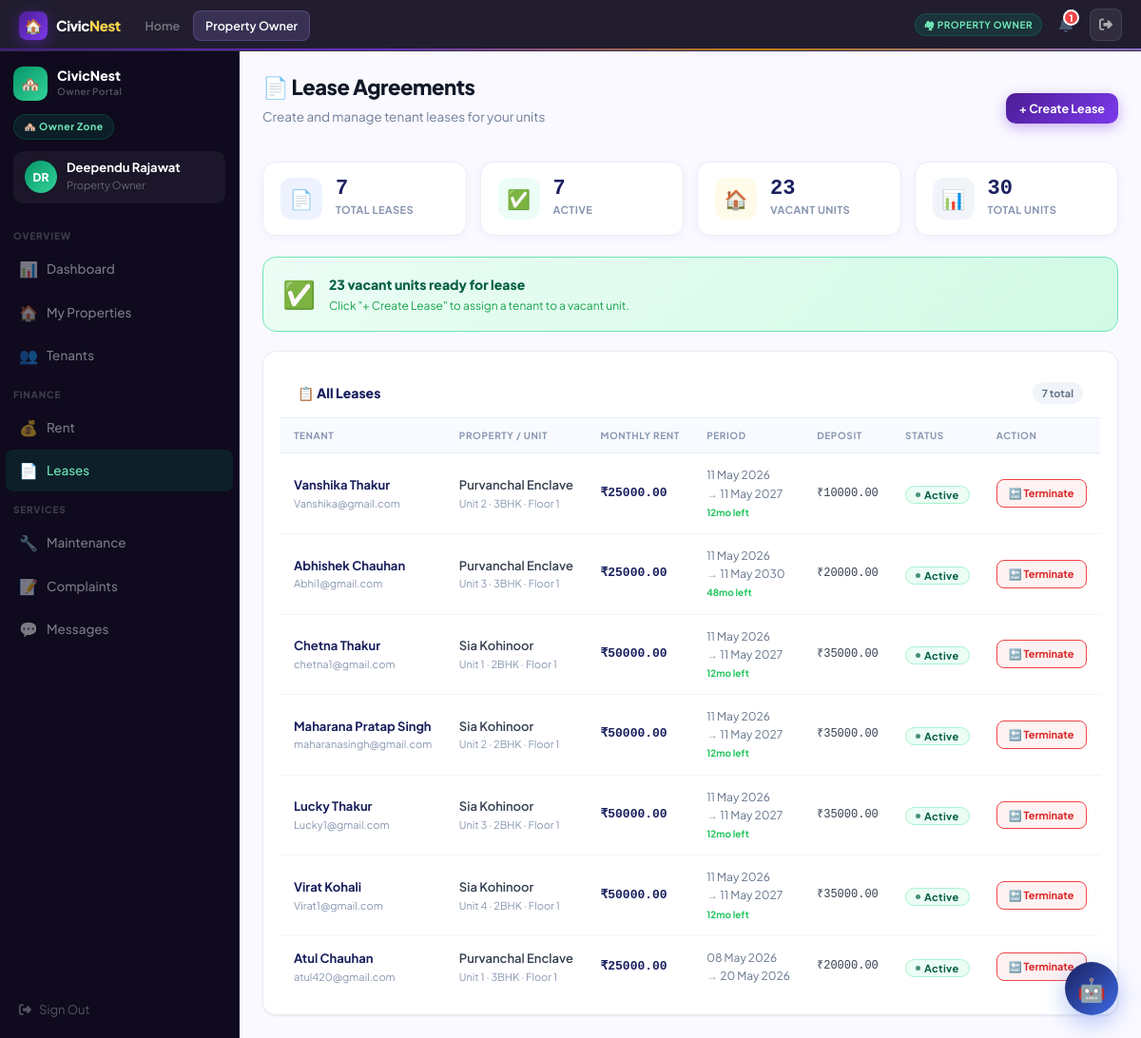
/owner/leases/ (signed in), run on the app's committed database.
### accounts/models.py (models this page shows, shortened)
class User(AbstractUser):
    ROLE_CHOICES = [
        ('admin','Platform Admin'),
        ('owner','Property Owner'),
        ('tenant','Tenant'),
        ('society_admin','Society Admin'),
    ]
    role = models.CharField(max_length=20, choices=ROLE_CHOICES, default='tenant')
    phone = models.CharField(max_length=15, blank=True)
    avatar_initials = models.CharField(max_length=3, blank=True)
    profile_photo = models.ImageField(upload_to='avatars/', blank=True, null=True)

### core/models.py (models this page shows, shortened)
class Lease(models.Model):
    STATUS_CHOICES = [('active','Active'),('expired','Expired'),('terminated','Terminated'),('pending','Pending')]
    unit = models.ForeignKey(Unit, on_delete=models.CASCADE, related_name='leases')
    tenant = models.ForeignKey(User, on_delete=models.CASCADE, related_name='leases')
    owner = models.ForeignKey(User, on_delete=models.CASCADE, related_name='owner_leases')
    start_date = models.DateField()
    end_date = models.DateField()
    monthly_rent = models.DecimalField(max_digits=10, decimal_places=2)
    security_deposit = models.DecimalField(max_digits=10, decimal_places=2, default=0)
    status = models.CharField(max_length=20, choices=STATUS_CHOICES, default='active')
    terms = models.TextField(blank=True)
    created_at = models.DateTimeField(auto_now_add=True)
    def months_remaining(self):
        today = timezone.now().date()
        if self.end_date > today:
            diff = (self.end_date.year - today.year) * 12 + (self.end_date.month - today.month)
            return max(diff, 0)
        return 0

class Unit(models.Model):
    property = models.ForeignKey(Property, on_delete=models.CASCADE, related_name='units')
    unit_number = models.CharField(max_length=20)
    floor = models.CharField(max_length=10, blank=True)
    bedrooms = models.PositiveIntegerField(default=1)
    bathrooms = models.PositiveIntegerField(default=1)
    area_sqft = models.PositiveIntegerField(default=0)
    monthly_rent = models.DecimalField(max_digits=10, decimal_places=2)
    security_deposit = models.DecimalField(max_digits=10, decimal_places=2, default=0)
    is_occupied = models.BooleanField(default=False)
    amenities = models.CharField(max_length=300, blank=True)

class Property(models.Model):
    TYPE_CHOICES = [('apartment','Apartment'),('villa','Villa'),('commercial','Commercial'),('pg','PG/Hostel')]
    owner = models.ForeignKey(User, on_delete=models.CASCADE, related_name='properties')
    name = models.CharField(max_length=200)
    address = models.TextField()
    city = models.CharField(max_length=100)
    state = models.CharField(max_length=100)
    pincode = models.CharField(max_length=10)
    property_type = models.CharField(max_length=20, choices=TYPE_CHOICES, default='apartment')
    total_units = models.PositiveIntegerField(default=1)
    description = models.TextField(blank=True)
    society_admin = models.ForeignKey(User, on_delete=models.SET_NULL, null=True, blank=True, related_name='managed_properties')
    is_active = models.BooleanField(default=True)
    created_at = models.DateTimeField(auto_now_add=True)

### core/views.py (the view, shortened to what this page needs)
# urls.py: path('owner/leases/', views.owner_leases, name='owner_leases'),
@role_required("owner")
def owner_leases(request):
    leases = Lease.objects.filter(owner=request.user).select_related("tenant","unit__property").order_by("-start_date")
    all_units = Unit.objects.filter(property__owner=request.user).select_related("property")
    vacant_units = all_units.filter(is_occupied=False)
    tenants = User.objects.filter(role="tenant")
    props = Property.objects.filter(owner=request.user)
    return render(request, "owner/leases.html", {
        "leases": leases, "units": vacant_units, "all_units": all_units,
        "tenants": tenants, "props": props,
        "vacant_count": vacant_units.count(), "total_units": all_units.count(),
    })

### core/views.py (called while the page is built)
def role_required(*roles):
    def decorator(view):
        @functools.wraps(view)
        def wrapper(request, *args, **kwargs):
            if not request.user.is_authenticated:
                return redirect("/accounts/login/")
            if request.user.is_staff or request.user.is_superuser:
                return view(request, *args, **kwargs)
            if request.user.role not in roles:
                messages.error(request, "Access denied.")
                return redirect("/")
            return view(request, *args, **kwargs)
        return wrapper
    return decorator

### templates/owner/leases.html (shortened to what this page needs)
{% extends "base.html" %}
{% block nav_owner %}active{% endblock %}
{% block content %}
{% with active="leases" %}
<div class="shell">
  {% include "partials/sidebar_owner.html" %}
  <div class="main"><div class="panel fade-up">
    <div class="pg-intro d-flex align-items-center justify-content-between flex-wrap gap-2" style="margin-bottom:20px">
      <div><h2>📄 Lease Agreements</h2><p>Create and manage tenant leases for your units</p></div>
      <button onclick="toggleForm()" class="btn-tp btn-primary btn-sm" id="toggleBtn">+ Create Lease</button>
    </div>
    <div class="lease-stats">
      <div class="ls-card">
        <div class="ls-icon" style="background:#EEF2FF">📄</div>
        <div><div class="ls-val">{{ leases|length }}</div><div class="ls-lbl">Total Leases</div></div>
      </div>
      <div class="ls-card">
        <div class="ls-icon" style="background:#ECFDF5">✅</div>
        <div>
          <div class="ls-val">{{ leases|length }}</div>
          <div class="ls-lbl">Active</div>
        </div>
      </div>
      <div class="ls-card">
        <div class="ls-icon" style="background:#FFFBEB">🏠</div>
        <div>
          <div class="ls-val">{{ vacant_count|default:"0" }}</div>
          <div class="ls-lbl">Vacant Units</div>
        </div>
      </div>
      <div class="ls-card">
        <div class="ls-icon" style="background:#F1F5F9">📊</div>
        <div>
          <div class="ls-val">{{ total_units|default:"0" }}</div>
          <div class="ls-lbl">Total Units</div>
        </div>
      </div>
    </div>
    {% if total_units == 0 %}
    <div class="banner banner-amber">
      <span class="banner-icon">⚠️</span>
      <div>
        <div class="banner-title">No units exist yet</div>
        <div class="banner-sub">
          Go to <a href="/owner/properties/" style="color:#92400E;font-weight:800;text-decoration:underline">My Properties</a>
          → Add a property (units are auto-created) or click "Add Unit" on an existing property.
        </div>
      </div>
    </div>
    {% else %}
    <div class="banner banner-green">
      <span class="banner-icon">✅</span>
      <div>
        <div class="banner-title">{{ vacant_count }} vacant unit{{ vacant_count|pluralize }} ready for lease</div>
        <div class="banner-sub">Click "+ Create Lease" to assign a tenant to a vacant unit.</div>
      </div>
    </div>
    {% endif %}
    <div class="card">
      <div style="padding:14px 18px;border-bottom:1.5px solid #E8EDF5;font-weight:800;
        font-size:14px;color:#1A1F5E;display:flex;align-items:center;justify-content:space-between">
        <span>📋 All Leases</span>
        <span style="background:#F1F5F9;color:#64748B;font-size:11px;font-weight:700;
          padding:3px 10px;border-radius:20px">{{ leases|length }} total</span>
      </div>
      <div style="overflow-x:auto">
        <table class="tp-table">
          <thead>
            <tr>
              <th>Tenant</th>
              <th>Property / Unit</th>
              <th>Monthly Rent</th>
              <th>Period</th>
              <th>Deposit</th>
              <th>Status</th>
              <th>Action</th>
            </tr>
          </thead>
          <tbody>
            {% for l in leases %}
            <tr>
              <td>
                <div style="font-weight:700;color:#1A1F5E">{{ l.tenant.get_full_name|default:l.tenant.username }}</div>
                <div style="font-size:11px;color:#8896B0">{{ l.tenant.email }}</div>
              </td>
              <td>
                <div style="font-weight:600">{{ l.unit.property.name }}</div>
                <div style="font-size:11px;color:#8896B0">
                  Unit {{ l.unit.unit_number }}{% if l.unit.bedrooms %} · {{ l.unit.bedrooms }}BHK{% endif %}
                  {% if l.unit.floor %} · Floor {{ l.unit.floor }}{% endif %}
                </div>
              </td>
              <td style="font-family:monospace;font-weight:700;color:#1A1F5E">₹{{ l.monthly_rent }}</td>
              <td style="font-size:12px;color:#64748B">
                {{ l.start_date|date:"d M Y" }}<br>
                <span style="color:#94A3B8">→</span> {{ l.end_date|date:"d M Y" }}
                {% if l.months_remaining > 0 %}
                <br><span style="font-size:10px;color:#22C55E;font-weight:700">{{ l.months_remaining }}mo left</span>
                {% endif %}
              </td>
              <td style="font-family:monospace;font-size:12px">₹{{ l.security_deposit }}</td>
              <td><span class="badge b-{{ l.status }}">{{ l.get_status_display }}</span></td>
              <td>
                {% if l.status == 'active' %}
                <form method="post" style="display:inline"
                  onsubmit="return confirm('⚠ Terminate this lease?\n\nUnit {{ l.unit.unit_number }} will become vacant again.')">
                  <button type="submit" class="btn-danger-sm">🔚 Terminate</button>
                </form>
                {% else %}
                <span style="color:#CBD5E1;font-size:12px">—</span>
                {% endif %}
              </td>
            </tr>
            {% endfor %}
          </tbody>
        </table>
      </div>
    </div>
  </div></div>
</div>
{% endwith %}
{% endblock %}

### templates/partials/sidebar_owner.html
<aside class="sidebar" id="tp-sidebar">
  <div class="sb-head">
    <div class="sb-logo"><div class="sb-logo-mark own">🏘️</div><div><div class="sb-logo-text">CivicNest</div><div class="sb-logo-sub">Owner Portal</div></div></div>
    <div class="sb-zone-pill zp-own">🏘️ Owner Zone</div>
    <div class="sb-user"><div class="sb-av av-own">{{ user.avatar_initials }}</div><div><div class="sb-uname">{{ user.get_full_name|default:user.username }}</div><div class="sb-urole">Property Owner</div></div></div>
  </div>
  <div class="sb-sec">Overview</div>
  <a class="ni {% if active == 'dash' %}active-own{% endif %}" href="/owner/"><span class="ni-icon">📊</span>Dashboard</a>
  <a class="ni {% if active == 'props' %}active-own{% endif %}" href="/owner/properties/"><span class="ni-icon">🏠</span>My Properties</a>
  <a class="ni {% if active == 'tenants' %}active-own{% endif %}" href="/owner/tenants/"><span class="ni-icon">👥</span>Tenants</a>
  <div class="sb-sec">Finance</div>
  <a class="ni {% if active == 'rent' %}active-own{% endif %}" href="/owner/rent/"><span class="ni-icon">💰</span>Rent</a>
  <a class="ni {% if active == 'leases' %}active-own{% endif %}" href="/owner/leases/"><span class="ni-icon">📄</span>Leases</a>
  <div class="sb-sec">Services</div>
  <a class="ni {% if active == 'maint' %}active-own{% endif %}" href="/owner/maintenance/"><span class="ni-icon">🔧</span>Maintenance</a>
  <a class="ni {% if active == 'complaints' %}active-own{% endif %}" href="/owner/complaints/"><span class="ni-icon">📝</span>Complaints</a>
  <a class="ni {% if active == 'chat' %}active-own{% endif %}" href="/owner/messages/"><span class="ni-icon">💬</span>Messages</a>
  <div class="sb-foot"><a href="/accounts/logout/" class="sb-logout"><i class="fa fa-right-from-bracket"></i> Sign Out</a></div>
</aside>

### templates/owner/leases.html (style rules this page uses)
.lease-stats { display:grid;grid-template-columns:repeat(4,1fr);gap:14px;margin-bottom:22px }
.ls-card { background:#fff;border:1.5px solid #E8EDF5;border-radius:14px;padding:16px 18px; display:flex;align-items:center;gap:14px;box-shadow:0 2px 10px rgba(61,107,229,.06) }
.ls-icon { width:44px;height:44px;border-radius:12px;display:flex;align-items:center; justify-content:center;font-size:20px;flex-shrink:0 }
.ls-val { font-size:22px;font-weight:800;color:#1A1F5E;font-family:monospace;line-height:1 }
.ls-lbl { font-size:11px;color:#8896B0;font-weight:700;letter-spacing:.4px; text-transform:uppercase;margin-top:2px }
.banner { border-radius:14px;padding:16px 20px;margin-bottom:20px; display:flex;align-items:center;gap:14px }
.banner-green { background:linear-gradient(135deg,#ECFDF5,#D1FAE5);border:1.5px solid #6EE7B7 }
.banner-icon { font-size:28px;flex-shrink:0 }
.banner-title { font-weight:800;font-size:14px }
.banner-sub { font-size:12px;margin-top:2px }
.banner-green .banner-title { color:#065F46 }
.banner-green .banner-sub { color:#16A34A }
.tp-table { width:100%;border-collapse:collapse }
.tp-table th { padding:10px 14px;font-size:10px;font-weight:700;color:#8896B0; text-transform:uppercase;letter-spacing:.6px;background:#F8FAFF;text-align:left; border-bottom:1.5px solid #E8EDF5 }
.tp-table td { padding:13px 14px;font-size:13px;color:#374151; border-bottom:1px solid #F1F5FD;vertical-align:middle }
.tp-table tr:last-child td { border-bottom:none }
.badge { display:inline-flex;align-items:center;gap:4px;padding:3px 10px; border-radius:20px;font-size:11px;font-weight:700 }
.b-active { background:#ECFDF5;color:#065F46 }
.btn-danger-sm { padding:5px 12px;border-radius:8px;font-size:11px;font-weight:700; cursor:pointer;border:1.5px solid #EF4444;background:#FEF2F2;color:#DC2626;transition:all .15s }

### data on the page
User: avatar_initials "DR", get_full_name "Deependu Rajawat"
Lease: tenant.get_full_name "Vanshika Thakur", tenant.email "Vanshika@gmail.com", unit.property.name "Purvanchal Enclave", unit.unit_number "2", unit.bedrooms "3", unit.floor "1", monthly_rent "25000.00", start_date "11 May 2026", end_date "11 May 2027", months_remaining "12", security_deposit "10000.00", status "Active"
Lease: tenant.get_full_name "Abhishek Chauhan", tenant.email "Abhi1@gmail.com", unit.property.name "Purvanchal Enclave", unit.unit_number "3", unit.bedrooms "3", unit.floor "1", monthly_rent "25000.00", start_date "11 May 2026", end_date "11 May 2030", months_remaining "48", security_deposit "20000.00", status "Active"
Lease: tenant.get_full_name "Chetna Thakur", tenant.email "chetna1@gmail.com", unit.property.name "Sia Kohinoor", unit.unit_number "1", unit.bedrooms "2", unit.floor "1", monthly_rent "50000.00", start_date "11 May 2026", end_date "11 May 2027", months_remaining "12", security_deposit "35000.00", status "Active"
Lease: tenant.get_full_name "Maharana Pratap Singh", tenant.email "maharanasingh@gmail.com", unit.property.name "Sia Kohinoor", unit.unit_number "2", unit.bedrooms "2", unit.floor "1", monthly_rent "50000.00", start_date "11 May 2026", end_date "11 May 2027", months_remaining "12", security_deposit "35000.00", status "Active"
Lease: tenant.get_full_name "Lucky Thakur", tenant.email "Lucky1@gmail.com", unit.property.name "Sia Kohinoor", unit.unit_number "3", unit.bedrooms "2", unit.floor "1", monthly_rent "50000.00", start_date "11 May 2026", end_date "11 May 2027", months_remaining "12", security_deposit "35000.00", status "Active"
Lease: tenant.get_full_name "Virat Kohali", tenant.email "Virat1@gmail.com", unit.property.name "Sia Kohinoor", unit.unit_number "4", unit.bedrooms "2", unit.floor "1", monthly_rent "50000.00", start_date "11 May 2026", end_date "11 May 2027", months_remaining "12", security_deposit "35000.00", status "Active"
Lease: tenant.get_full_name "Atul Chauhan", tenant.email "atul420@gmail.com", unit.property.name "Purvanchal Enclave", unit.unit_number "1", unit.bedrooms "3", unit.floor "1", monthly_rent "25000.00", start_date "08 May 2026", end_date "20 May 2026", security_deposit "20000.00", status "Active"

### other printed values
{{ leases|length }} "7"
{{ vacant_count|default:"0" }} "23"
{{ total_units|default:"0" }} "30"
{{ vacant_count }} "23"
